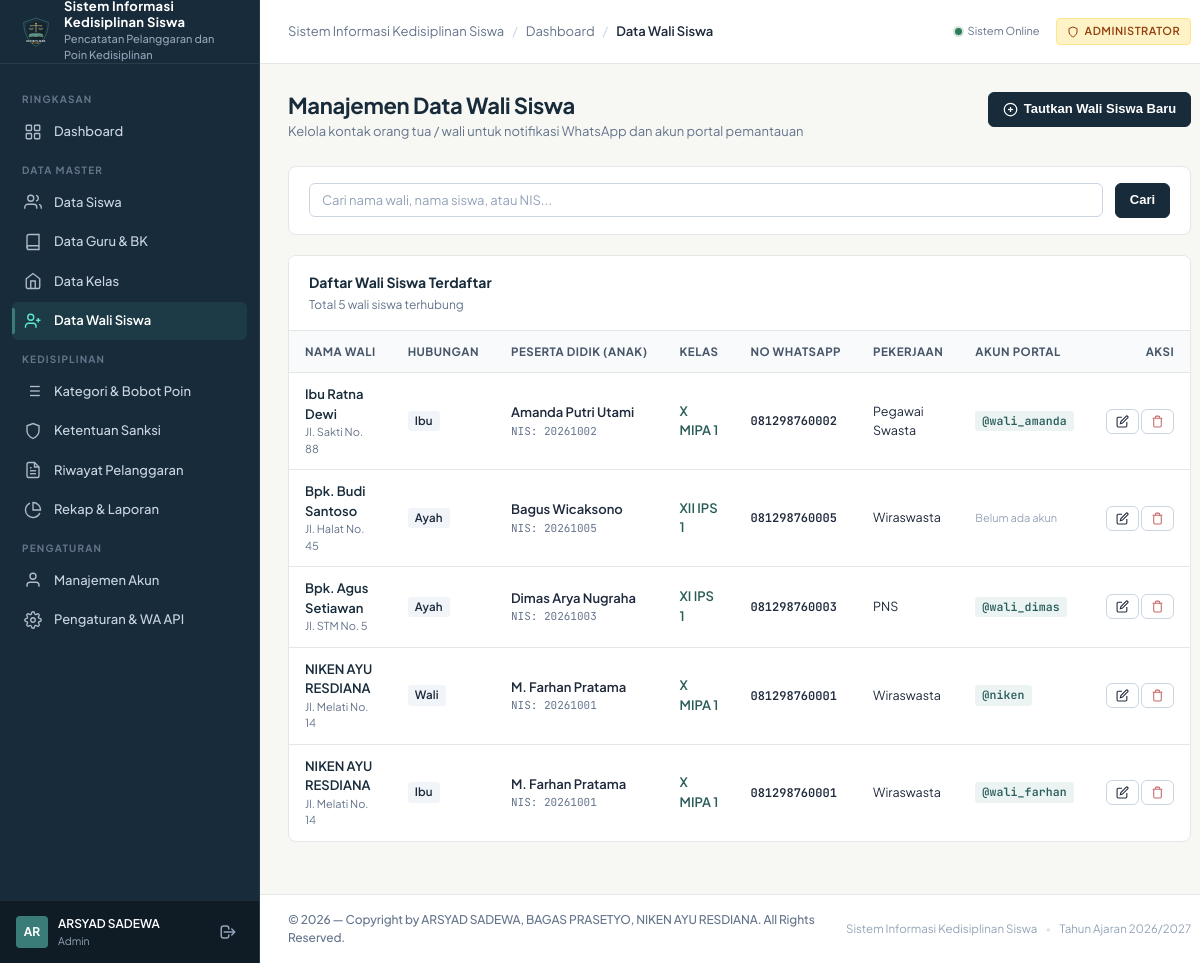
/admin/parents.php (signed in), run on the app's committed database.
### tables this page shows
CREATE TABLE `users` (
    `id` INT AUTO_INCREMENT PRIMARY KEY,
    `username` VARCHAR(50) NOT NULL UNIQUE,
    `password` VARCHAR(255) NOT NULL,
    `full_name` VARCHAR(100) NOT NULL,
    `role` ENUM('admin', 'teacher', 'parent') NOT NULL,
    `status` ENUM('active', 'inactive') NOT NULL DEFAULT 'active',
    `last_login` DATETIME NULL,
    `created_at` TIMESTAMP DEFAULT CURRENT_TIMESTAMP,
    `updated_at` TIMESTAMP DEFAULT CURRENT_TIMESTAMP ON UPDATE CURRENT_TIMESTAMP
);

CREATE TABLE `parents` (
    `id` INT AUTO_INCREMENT PRIMARY KEY,
    `user_id` INT NULL,
    `student_id` INT NOT NULL,
    `nama_wali` VARCHAR(100) NOT NULL,
    `hubungan` ENUM('Ayah', 'Ibu', 'Wali') NOT NULL DEFAULT 'Ayah',
    `pekerjaan` VARCHAR(100) NULL,
    `no_telp` VARCHAR(20) NOT NULL,
    `alamat` TEXT NULL,
    `created_at` TIMESTAMP DEFAULT CURRENT_TIMESTAMP,
    `updated_at` TIMESTAMP DEFAULT CURRENT_TIMESTAMP ON UPDATE CURRENT_TIMESTAMP,
    CONSTRAINT `fk_parents_user` FOREIGN KEY (`user_id`) REFERENCES `users` (`id`) ON DELETE SET NULL ON UPDATE CASCADE,
    CONSTRAINT `fk_parents_student` FOREIGN KEY (`student_id`) REFERENCES `students` (`id`) ON DELETE CASCADE ON UPDATE CASCADE
);

CREATE TABLE `students` (
    `id` INT AUTO_INCREMENT PRIMARY KEY,
    `nis` VARCHAR(30) NOT NULL UNIQUE,
    `nisn` VARCHAR(30) NULL UNIQUE,
    `nama_lengkap` VARCHAR(100) NOT NULL,
    `jenis_kelamin` ENUM('L', 'P') NOT NULL,
    `class_id` INT NOT NULL,
    `tempat_lahir` VARCHAR(50) NULL,
    `tanggal_lahir` DATE NULL,
    `alamat` TEXT NULL,
    `no_telp_wali` VARCHAR(20) NOT NULL,
    `total_poin` INT NOT NULL DEFAULT 0,
    `status_siswa` ENUM('aktif', 'lulus', 'pindah', 'dikeluarkan') NOT NULL DEFAULT 'aktif',
    `created_at` TIMESTAMP DEFAULT CURRENT_TIMESTAMP,
    `updated_at` TIMESTAMP DEFAULT CURRENT_TIMESTAMP ON UPDATE CURRENT_TIMESTAMP,
    CONSTRAINT `fk_students_class` FOREIGN KEY (`class_id`) REFERENCES `classes` (`id`) ON DELETE RESTRICT ON UPDATE CASCADE
);

CREATE TABLE `classes` (
    `id` INT AUTO_INCREMENT PRIMARY KEY,
    `nama_kelas` VARCHAR(50) NOT NULL UNIQUE,
    `tingkat` ENUM('X', 'XI', 'XII') NOT NULL,
    `jurusan` VARCHAR(50) NOT NULL DEFAULT 'MIPA',
    `wali_kelas_id` INT NULL,
    `tahun_ajaran` VARCHAR(20) NOT NULL DEFAULT '2026/2027',
    `created_at` TIMESTAMP DEFAULT CURRENT_TIMESTAMP,
    `updated_at` TIMESTAMP DEFAULT CURRENT_TIMESTAMP ON UPDATE CURRENT_TIMESTAMP,
    CONSTRAINT `fk_classes_wali` FOREIGN KEY (`wali_kelas_id`) REFERENCES `teachers` (`id`) ON DELETE SET NULL ON UPDATE CASCADE
);

### includes/functions.php (called while the page is built, shortened)
<?php
function e($value) {
    return htmlspecialchars((string)($value ?? ''), ENT_QUOTES, 'UTF-8');
}

### includes/auth.php (called while the page is built, shortened)
<?php
function current_user() {
    static $user = null;
    if ($user !== null) return $user;
    try {
        $pdo = get_db_connection();
        $stmt = $pdo->prepare("
            SELECT id, username, full_name, role, status
            FROM users
            WHERE id = ? AND status = 'active'
        ");
        $stmt->execute([$_SESSION['user_id']]);
        $user = $stmt->fetch();
    } catch (Throwable $e) {
        return null;
    }
    return $user;
}
function require_role($allowed_roles) {
    $user = current_user();
}

### admin/parents.php (the view, shortened to what this page needs)
<?php
require_role(['admin']);
$pdo = get_db_connection();
$search = trim($_GET['search'] ?? '');
$where = "1=1";
$params = [];
$stmt = $pdo->prepare("
    SELECT p.*, s.nama_lengkap as nama_siswa, s.nis, c.nama_kelas, u.username
    FROM parents p
    JOIN students s ON p.student_id = s.id
    JOIN classes c ON s.class_id = c.id
    LEFT JOIN users u ON p.user_id = u.id
    WHERE {$where}
    ORDER BY s.nama_lengkap ASC
");
$stmt->execute($params);
$parents = $stmt->fetchAll();
require_once __DIR__ . '/../includes/header.php';
?>
<div class="page-header">
  <div>
    <h1 class="page-title">Manajemen Data Wali Siswa</h1>
    <p class="page-subtitle">Kelola kontak orang tua / wali untuk notifikasi WhatsApp dan akun portal pemantauan</p>
  </div>
  <div class="page-actions">
    <button type="button" class="btn btn-primary" onclick="openAddModal()">
      <svg width="15" height="15" viewBox="0 0 24 24" fill="none" stroke="currentColor" stroke-width="2"><circle cx="12" cy="12" r="10"/><line x1="12" y1="8" x2="12" y2="16"/><line x1="8" y1="12" x2="16" y2="12"/></svg>
      <span>Tautkan Wali Siswa Baru</span>
    </button>
  </div>
</div>
<div class="surface-card" style="margin-bottom: 20px;">
  <div class="card-body-styled" style="padding: 16px 20px;">
    <form method="GET" action="<?= BASE_URL ?>/admin/parents.php" style="display: flex; gap: 12px; align-items: center;">
      <div style="flex: 1;">
        <input type="text" name="search" class="form-control" placeholder="Cari nama wali, nama siswa, atau NIS..." value="<?= e($search) ?>">
      </div>
      <button type="submit" class="btn btn-primary">Cari</button>
    </form>
  </div>
</div>
<div class="surface-card">
  <div class="card-header-styled">
    <div>
      <h2 class="card-title-styled">Daftar Wali Siswa Terdaftar</h2>
      <span class="card-subtitle-styled">Total <?= count($parents) ?> wali siswa terhubung</span>
    </div>
  </div>
  <div class="card-body-styled" style="padding: 0;">
    <div class="table-responsive">
      <table class="app-table">
        <thead>
          <tr>
            <th>Nama Wali</th>
            <th>Hubungan</th>
            <th>Peserta Didik (Anak)</th>
            <th>Kelas</th>
            <th>No WhatsApp</th>
            <th>Pekerjaan</th>
            <th>Akun Portal</th>
            <th style="text-align: right;">Aksi</th>
          </tr>
        </thead>
        <tbody>
          <?php if (empty($parents)): ?>
            <tr>
              <td colspan="8">
                <div class="empty-state">
                  <div class="empty-state-title">Belum ada data wali siswa</div>
                  <div class="empty-state-text">Silakan tautkan data wali siswa baru.</div>
                </div>
              </td>
            </tr>
          <?php else: ?>
            <?php foreach ($parents as $p): ?>
              <tr>
                <td>
                  <div style="font-weight: 600; color: var(--color-primary);"><?= e($p['nama_wali']) ?></div>
                  <div style="font-size: 11px; color: var(--color-text-muted);"><?= e($p['alamat'] ?: '-') ?></div>
                </td>
                <td>
                  <span class="badge" style="background-color: #F1F5F9; color: var(--color-text-main);"><?= e($p['hubungan']) ?></span>
                </td>
                <td>
                  <div style="font-weight: 600;"><?= e($p['nama_siswa']) ?></div>
                  <div style="font-size: 11px; font-family: var(--font-mono); color: var(--color-text-muted);">NIS: <?= e($p['nis']) ?></div>
                </td>
                <td>
                  <span style="font-weight: 600; color: var(--color-accent-dark);"><?= e($p['nama_kelas']) ?></span>
                </td>
                <td>
                  <span style="font-family: var(--font-mono); font-size: 12px; font-weight: 600;"><?= e($p['no_telp']) ?></span>
                </td>
                <td>
                  <span style="font-size: 12.5px;"><?= e($p['pekerjaan'] ?: '-') ?></span>
                </td>
                <td>
                  <?php if ($p['username']): ?>
                    <span class="badge" style="background-color: #EBF4F3; color: var(--color-accent-dark); font-family: var(--font-mono);">
                      @<?= e($p['username']) ?>
                    </span>
                  <?php else: ?>
                    <span style="font-size: 11px; color: var(--color-text-subtle);">Belum ada akun</span>
                  <?php endif; ?>
                </td>
                <td style="text-align: right; white-space: nowrap;">
                  <button type="button" class="btn btn-secondary btn-sm" onclick='editParent(<?= json_encode($p) ?>)' title="Ubah Data">
                    <svg width="13" height="13" viewBox="0 0 24 24" fill="none" stroke="currentColor" stroke-width="2"><path d="M11 4H4a2 2 0 0 0-2 2v14a2 2 0 0 0 2 2h14a2 2 0 0 0 2-2v-7"/><path d="M18.5 2.5a2.121 2.121 0 0 1 3 3L12 15l-4 1 1-4 9.5-9.5z"/></svg>
                  </button>
                  <button type="button" class="btn btn-secondary btn-sm" onclick="deleteParent(<?= (int)$p['id'] ?>, '<?= e(addslashes($p['nama_wali'])) ?>')" style="color: var(--color-danger);" title="Hapus">
                    <svg width="13" height="13" viewBox="0 0 24 24" fill="none" stroke="currentColor" stroke-width="2"><polyline points="3 6 5 6 21 6"/><path d="M19 6v14a2 2 0 0 1-2 2H7a2 2 0 0 1-2-2V6m3 0V4a2 2 0 0 1 2-2h4a2 2 0 0 1 2 2v2"/></svg>
                  </button>
                </td>
              </tr>
            <?php endforeach; ?>
          <?php endif; ?>
        </tbody>
      </table>
    </div>
  </div>
</div>
<?php require_once __DIR__ . '/../includes/footer.php'; ?>

### includes/sidebar.php (shortened to what this page needs)
<?php
$user = current_user();
$current_page = basename($_SERVER['PHP_SELF']);
?>
<aside class="app-sidebar" id="app-sidebar">
  <div class="sidebar-header">
    <div class="sidebar-logo">
      <img src="<?= BASE_URL ?>/assets/images/logo.svg" alt="Logo Sistem Informasi Kedisiplinan" style="width: 32px; height: 32px;">
    </div>
    <div class="sidebar-brand-text">
      <span class="sidebar-brand-title"><?= e(APP_NAME) ?></span>
      <span class="sidebar-brand-sub"><?= e(APP_SUBTITLE) ?></span>
    </div>
  </div>
  <div class="sidebar-content">
    <?php if ($user['role'] === 'admin'): ?>
      <div class="nav-section-title">Ringkasan</div>
      <ul class="sidebar-nav">
        <li class="sidebar-nav-item">
          <a href="<?= BASE_URL ?>/admin/dashboard.php" class="sidebar-nav-link <?= $current_page === 'dashboard.php' ? 'active' : '' ?>">
            <svg class="sidebar-icon" viewBox="0 0 24 24" fill="none" stroke="currentColor"><rect x="3" y="3" width="7" height="7" rx="1"/><rect x="14" y="3" width="7" height="7" rx="1"/><rect x="14" y="14" width="7" height="7" rx="1"/><rect x="3" y="14" width="7" height="7" rx="1"/></svg>
            <span>Dashboard</span>
          </a>
        </li>
      </ul>
      <div class="nav-section-title">Data Master</div>
      <ul class="sidebar-nav">
        <li class="sidebar-nav-item">
          <a href="<?= BASE_URL ?>/admin/students.php" class="sidebar-nav-link <?= $current_page === 'students.php' ? 'active' : '' ?>">
            <svg class="sidebar-icon" viewBox="0 0 24 24" fill="none" stroke="currentColor"><path d="M17 21v-2a4 4 0 0 0-4-4H5a4 4 0 0 0-4 4v2"/><circle cx="9" cy="7" r="4"/><path d="M23 21v-2a4 4 0 0 0-3-3.87"/><path d="M16 3.13a4 4 0 0 1 0 7.75"/></svg>
            <span>Data Siswa</span>
          </a>
        </li>
        <li class="sidebar-nav-item">
          <a href="<?= BASE_URL ?>/admin/teachers.php" class="sidebar-nav-link <?= $current_page === 'teachers.php' ? 'active' : '' ?>">
            <svg class="sidebar-icon" viewBox="0 0 24 24" fill="none" stroke="currentColor"><path d="M4 19.5A2.5 2.5 0 0 1 6.5 17H20"/><path d="M6.5 2H20v20H6.5A2.5 2.5 0 0 1 4 19.5v-15A2.5 2.5 0 0 1 6.5 2z"/></svg>
            <span>Data Guru & BK</span>
          </a>
        </li>
        <li class="sidebar-nav-item">
          <a href="<?= BASE_URL ?>/admin/classes.php" class="sidebar-nav-link <?= $current_page === 'classes.php' ? 'active' : '' ?>">
            <svg class="sidebar-icon" viewBox="0 0 24 24" fill="none" stroke="currentColor"><path d="M3 9l9-7 9 7v11a2 2 0 0 1-2 2H5a2 2 0 0 1-2-2z"/><polyline points="9 22 9 12 15 12 15 22"/></svg>
            <span>Data Kelas</span>
          </a>
        </li>
        <li class="sidebar-nav-item">
          <a href="<?= BASE_URL ?>/admin/parents.php" class="sidebar-nav-link <?= $current_page === 'parents.php' ? 'active' : '' ?>">
            <svg class="sidebar-icon" viewBox="0 0 24 24" fill="none" stroke="currentColor"><path d="M16 21v-2a4 4 0 0 0-4-4H6a4 4 0 0 0-4 4v2"/><circle cx="9" cy="7" r="4"/><line x1="19" y1="8" x2="19" y2="14"/><line x1="22" y1="11" x2="16" y2="11"/></svg>
            <span>Data Wali Siswa</span>
          </a>
        </li>
      </ul>
      <div class="nav-section-title">Kedisiplinan</div>
      <ul class="sidebar-nav">
        <li class="sidebar-nav-item">
          <a href="<?= BASE_URL ?>/admin/categories.php" class="sidebar-nav-link <?= $current_page === 'categories.php' ? 'active' : '' ?>">
            <svg class="sidebar-icon" viewBox="0 0 24 24" fill="none" stroke="currentColor"><line x1="8" y1="6" x2="21" y2="6"/><line x1="8" y1="12" x2="21" y2="12"/><line x1="8" y1="18" x2="21" y2="18"/><line x1="3" y1="6" x2="3.01" y2="6"/><line x1="3" y1="12" x2="3.01" y2="12"/><line x1="3" y1="18" x2="3.01" y2="18"/></svg>
            <span>Kategori & Bobot Poin</span>
          </a>
        </li>
        <li class="sidebar-nav-item">
          <a href="<?= BASE_URL ?>/admin/sanctions.php" class="sidebar-nav-link <?= $current_page === 'sanctions.php' ? 'active' : '' ?>">
            <svg class="sidebar-icon" viewBox="0 0 24 24" fill="none" stroke="currentColor"><path d="M12 22s8-4 8-10V5l-8-3-8 3v7c0 6 8 10 8 10z"/></svg>
            <span>Ketentuan Sanksi</span>
          </a>
        </li>
        <li class="sidebar-nav-item">
          <a href="<?= BASE_URL ?>/admin/violations.php" class="sidebar-nav-link <?= $current_page === 'violations.php' ? 'active' : '' ?>">
            <svg class="sidebar-icon" viewBox="0 0 24 24" fill="none" stroke="currentColor"><path d="M14 2H6a2 2 0 0 0-2 2v16a2 2 0 0 0 2 2h12a2 2 0 0 0 2-2V8z"/><polyline points="14 2 14 8 20 8"/><line x1="16" y1="13" x2="8" y2="13"/><line x1="16" y1="17" x2="8" y2="17"/><polyline points="10 9 9 9 8 9"/></svg>
            <span>Riwayat Pelanggaran</span>
          </a>
        </li>
        <li class="sidebar-nav-item">
          <a href="<?= BASE_URL ?>/admin/reports.php" class="sidebar-nav-link <?= $current_page === 'reports.php' ? 'active' : '' ?>">
            <svg class="sidebar-icon" viewBox="0 0 24 24" fill="none" stroke="currentColor"><path d="M21.21 15.89A10 10 0 1 1 8 2.83"/><path d="M22 12A10 10 0 0 0 12 2v10z"/></svg>
            <span>Rekap & Laporan</span>
          </a>
        </li>
      </ul>
      <div class="nav-section-title">Pengaturan</div>
      <ul class="sidebar-nav">
        <li class="sidebar-nav-item">
          <a href="<?= BASE_URL ?>/admin/users.php" class="sidebar-nav-link <?= $current_page === 'users.php' ? 'active' : '' ?>">
            <svg class="sidebar-icon" viewBox="0 0 24 24" fill="none" stroke="currentColor"><path d="M20 21v-2a4 4 0 0 0-4-4H8a4 4 0 0 0-4 4v2"/><circle cx="12" cy="7" r="4"/></svg>
            <span>Manajemen Akun</span>
          </a>
        </li>
        <li class="sidebar-nav-item">
          <a href="<?= BASE_URL ?>/admin/settings.php" class="sidebar-nav-link <?= $current_page === 'settings.php' ? 'active' : '' ?>">
            <span>Pengaturan & WA API</span>
          </a>
        </li>
      </ul>
    <?php endif; ?>
  </div>
  <div class="sidebar-footer">
    <div class="user-mini-profile">
      <div class="user-avatar-initials">
        <?= strtoupper(substr($user['full_name'], 0, 2)) ?>
      </div>
      <div class="user-info">
        <span class="user-name" title="<?= e($user['full_name']) ?>"><?= e($user['full_name']) ?></span>
        <span class="user-role"><?= e($user['role']) ?></span>
      </div>
    </div>
    <a href="<?= BASE_URL ?>/logout.php" class="btn-logout" title="Keluar dari Sistem">
      <svg width="18" height="18" viewBox="0 0 24 24" fill="none" stroke="currentColor" stroke-width="2">
        <path stroke-linecap="round" stroke-linejoin="round" d="M17 16l4-4m0 0l-4-4m4 4H7m6 4v1a3 3 0 01-3 3H6a3 3 0 01-3-3V7a3 3 0 013-3h4a3 3 0 013 3v1"/>
      </svg>
    </a>
  </div>
</aside>

### data on the page
users: full_name "AR", full_name "ARSYAD SADEWA", role "Admin"
parents: nama_wali "Ibu Ratna Dewi", alamat "Jl. Sakti No. 88", hubungan "Ibu", student.nama_lengkap "Amanda Putri Utami", student.nis "20261002", classes.nama_kelas "X MIPA 1", no_telp "081298760002", pekerjaan "Pegawai Swasta", user.username "wali_amanda"
parents: nama_wali "Bpk. Budi Santoso", alamat "Jl. Halat No. 45", hubungan "Ayah", student.nama_lengkap "Bagus Wicaksono", student.nis "20261005", classes.nama_kelas "XII IPS 1", no_telp "081298760005", pekerjaan "Wiraswasta", shows "Belum ada akun"
parents: nama_wali "Bpk. Agus Setiawan", alamat "Jl. STM No. 5", hubungan "Ayah", student.nama_lengkap "Dimas Arya Nugraha", student.nis "20261003", classes.nama_kelas "XI IPS 1", no_telp "081298760003", pekerjaan "PNS", user.username "wali_dimas"
parents: nama_wali "NIKEN AYU RESDIANA", alamat "Jl. Melati No. 14", hubungan "Wali", student.nama_lengkap "M. Farhan Pratama", student.nis "20261001", classes.nama_kelas "X MIPA 1", no_telp "081298760001", pekerjaan "Wiraswasta", user.username "niken"
parents: nama_wali "NIKEN AYU RESDIANA", alamat "Jl. Melati No. 14", hubungan "Ibu", student.nama_lengkap "M. Farhan Pratama", student.nis "20261001", classes.nama_kelas "X MIPA 1", no_telp "081298760001", pekerjaan "Wiraswasta", user.username "wali_farhan"

### other printed values
APP_NAME "Sistem Informasi Kedisiplinan Siswa"
APP_SUBTITLE "Pencatatan Pelanggaran dan Poin Kedisiplinan"
$b['title'] "Dashboard"
$b['title'] "Data Wali Siswa"
count($parents) "5"
get_setting('academic_year', '2026/2027') "2026/2027"
